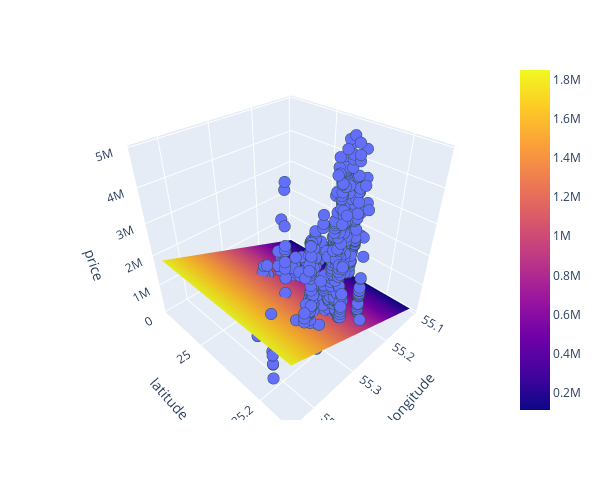

Notebook source saved alongside this figure:
### Code cell
# Create 3D scatter plot
fig = px.scatter_3d(
    df,
    x="longitude",
    y="latitude",
    z="price",
    labels={"longitude": "longitude", "latitude": "latitude", "price": "price"},
    width=600,
    height=500,
)

# Create x and y coordinates for model representation
x_plane = np.linspace(df["longitude"].min(), df["longitude"].max(), 10)
y_plane = np.linspace(df["latitude"].min(), df["latitude"].max(), 10)
xx, yy = np.meshgrid(x_plane, y_plane)

# Use model to predict z coordinates
z_plane = model.predict(pd.DataFrame({"longitude": x_plane, "latitude": y_plane}))
zz = np.tile(z_plane, (10, 1))

# Add plane to figure
fig.add_trace(go.Surface(x=xx, y=yy, z=zz))

# Refine formatting
fig.update_traces(
    marker={"size": 4, "line": {"width": 2, "color": "DarkSlateGrey"}},
    selector={"mode": "markers"},
)

# Display figure
fig.show()
